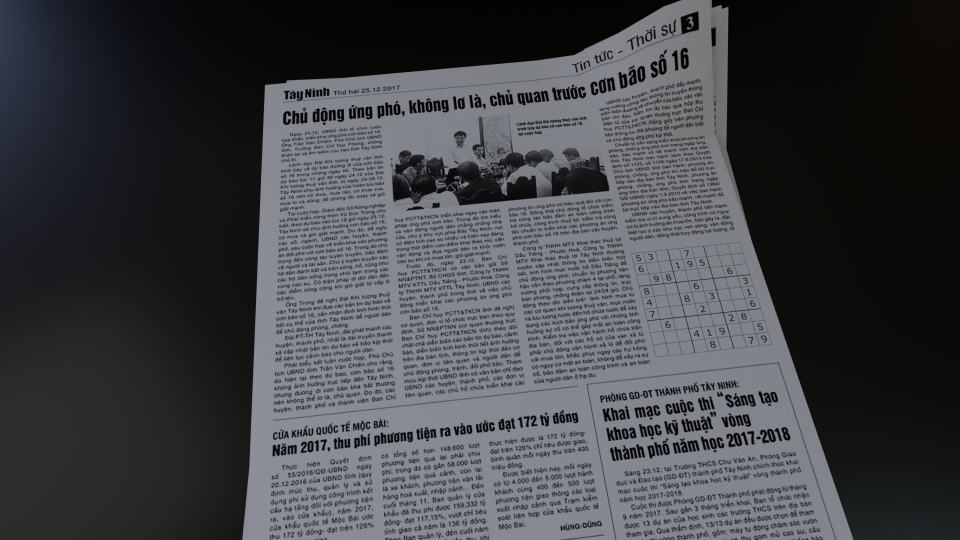
#> input picture data/demo.png, 1920 x 1080 px (shown at 1/2 size)
$ python solver.py
#> lines starting #> are read from the running program, lines starting #| are printed output that depends on the picture; after the words box and inside, x2 and y2 are one past the last pixel; in counts of white or black regions, pixels touching at a corner belong together; pictures that were not available may be replaced by others from this repository, and a replacement may not be noted
### Image2String.py
import cv2
import numpy as np
from cv2 import *
import RemoveHV as rm
import pytesseract
from collections import  Counter
from dfRec import findRec
import os, random

from transform import transfromToSquare
# [41 lines left out: functions generate_text, toStr, not called in this run]

def img2str(path):
#> called with path = './data/demo.png'
    if path == '':
        return
    else :
        path = random.choice(os.listdir("./data/param/")) # change dir name to whatever
        path = "./data/param/"+path
        # img = cv2.imread(path, 0)
        img1 = cv2.imread(path)
#> img1 is the input picture: shape (1080, 1920, 3); mean B, G, R 70, 66.4, 65.3
        ress= findRec(img1) #return npfloat32
        ress = cv2.cvtColor(ress,cv2.COLOR_BGR2GRAY)
        return toStr(ress)

# [15 lines that do not run on import are left out]

### dfRec.py
import cv2
import numpy as np
from transform import transfromToSquare


def resize(img, height=800):
    """ Resize image to given height """
#> called with height = 800
    rat = height / img.shape[0]
#> rat = 0.741
    return cv2.resize(img, (int(800), height))
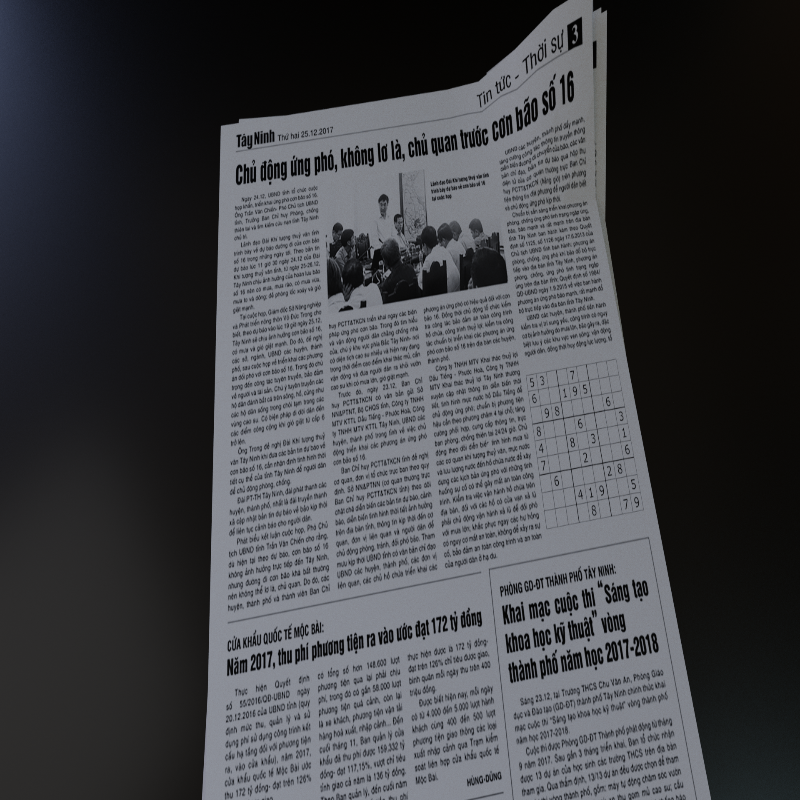
#> returned value: shape (800, 800, 3); mean of channels 0, 1, 2 69.9, 66.3, 65.2; drawn as B, G, R

def findRec(image):
    # Resize and convert to grayscale
    img = cv2.cvtColor(resize(image), cv2.COLOR_BGR2GRAY)

    # Bilateral filter preserv edges
    img = cv2.bilateralFilter(img, 9, 75, 75)
    img = cv2.medianBlur(img, 11)
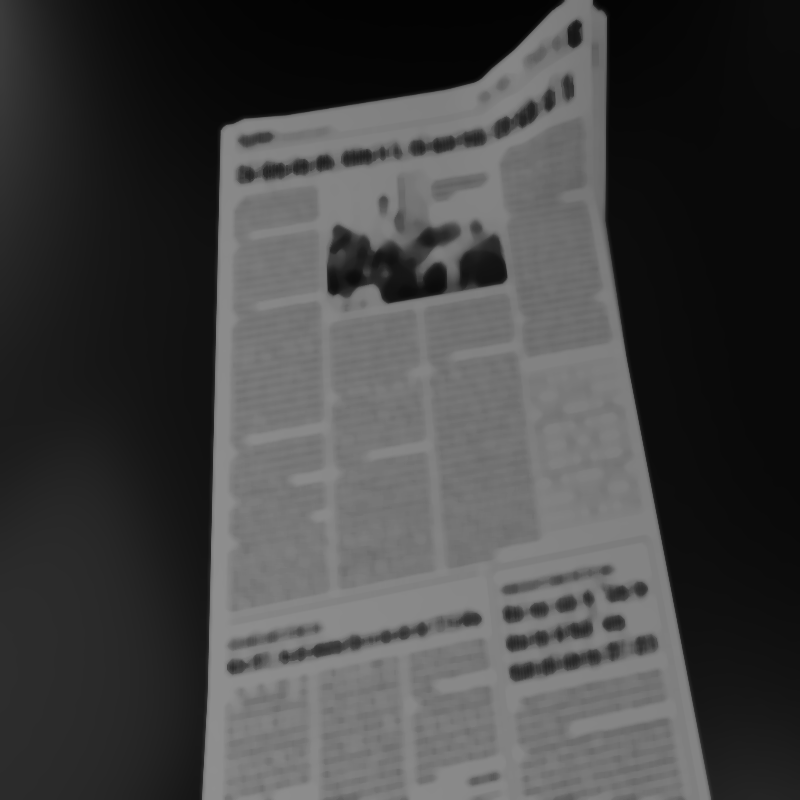
#> img: shape (800, 800); min 3, max 143, mean 67.5
    edges = cv2.Canny(img, 200, 250)
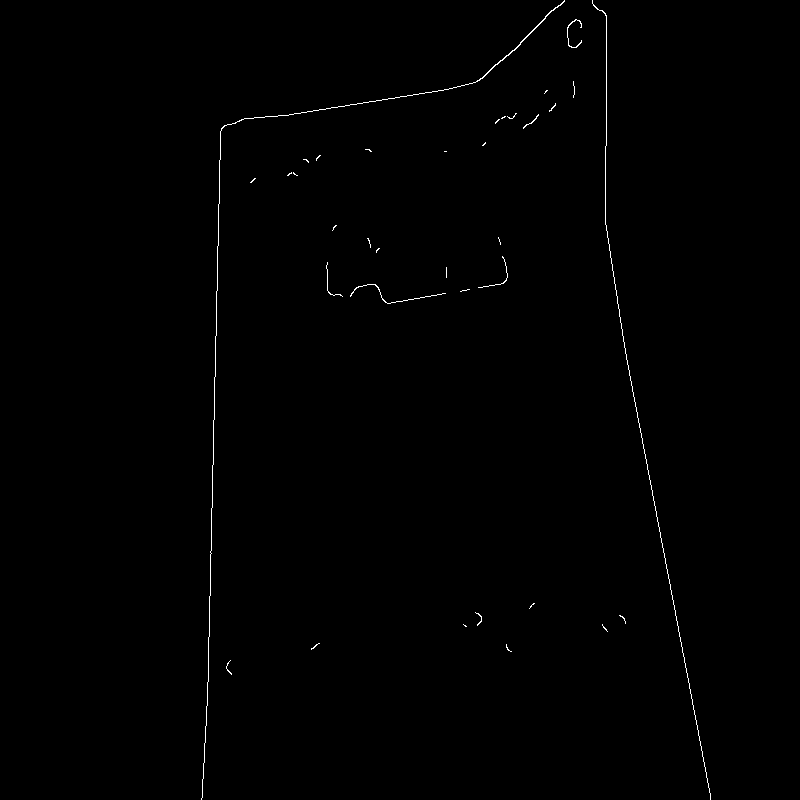
#> edges: shape (800, 800); 0.4% white in thin lines or dots, all inside (x1, y1, x2, y2) = (201, 0, 711, 800)
    contours, hierarchy = cv2.findContours(edges, cv2.RETR_LIST, cv2.CHAIN_APPROX_SIMPLE)
#> contours = 35 contours, 34 with area under 20; largest, box (x1, y1, x2, y2) and area: (201, 0, 565, 800) 85
    cnts = sorted(contours, key=cv2.contourArea, reverse=True)[:10]
#> cnts = 10 contours, 9 with area under 20; largest, box (x1, y1, x2, y2) and area: (201, 0, 565, 800) 85
    ress = cv2.cvtColor(img, cv2.COLOR_GRAY2RGB)
    # loop over our contours
    for c in cnts:
        peri = cv2.arcLength(c, True)
        approx = cv2.approxPolyDP(c, 0.02 * peri, True)
        if len(approx) == 4:
            aaa = np.float32([approx[0],approx[3],approx[1],approx[2]])
            ress = transfromToSquare(resize(image), aaa)
            cv2.imshow("sample",ress)
            return ress
            break
#> this loop made 10 passes
#> peri on passes 1, 2, 3, 4, 6, 7, 8, 9, 10: 2154.6, 120, 235.1, 43.94, 36.04, 35.46, 22.14, 21.56, 114.2
#> (peri, approx) on pass 5: (1700.9, [[592, 0], [710, 799]])

### solver.py
import numpy

from Image2String import img2str
import cv2


# [64 lines left out: functions solve, valid, print_board, find_empty, not called in this run]


path = './data/demo.png'
cv2.imshow('raw', cv2.imread(path,1))
#> (the run stopped early here; a loop or call above may not have finished)
